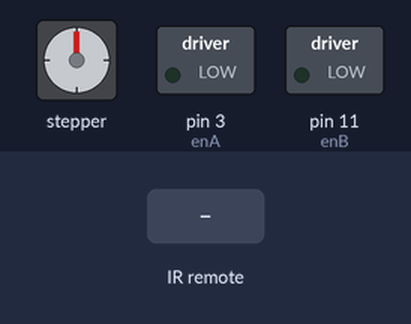
Simulated run of this sketch. Board: Arduino Uno, built with avr-gcc and run on an emulated ATmega328P. Parts: stepper motor, switched loads named in the sketch (green lamp = pin HIGH). The inputs (shaded band) are chosen by the test bench. Stepper angles assume 200 steps per turn.

Above: at 1.2 s.
1.3 s: infrared code 0x8D2A4BAF received
At 1.45 s:
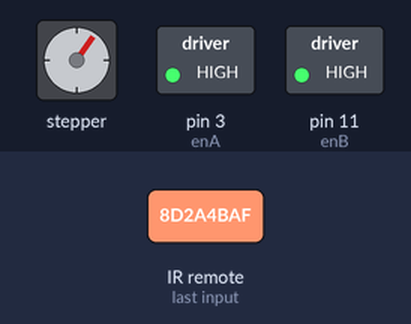
4.3 s: infrared code 0x1C22DE05 received
At 4.47 s:
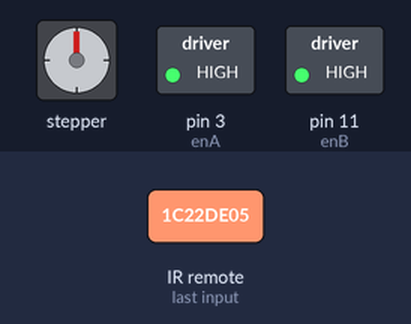
7.3 s: infrared code 0x11B08F7 received
At 7.8 s:
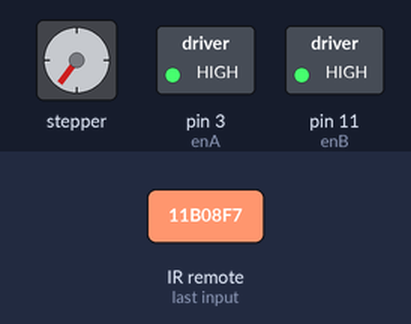
10.3 s: infrared code 0x11B8877 received
At 14.1 s:
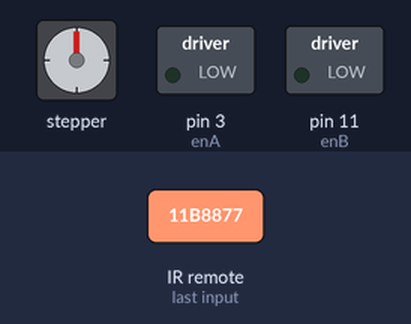
Timing chart, 0 to 14.3 s (numbered marks = the images above; inputs shaded):
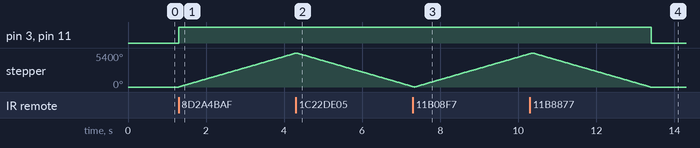

The sketch:

Final_Sketch_for_Turntable.ino
```cpp
//----------Initialize Libraries-------//
#include <IRremote.h>
#include <Stepper.h>

//------------Declare Constants-------//
int RECV_PIN= 2 ; // set pin 2 as the IR receiver pin
int enA  = 3;  // Enable pin 1 on Motor Control Shield
int enB  = 11;  // Enable pin 2 on Motor Control Shield
int dirA = 12;  // Direction pin dirA on Motor Control Shield
int dirB = 13;  // Direction pin dirB on Motor Control Shield
const int stepsPerRevolution = 200;  // Change this to fit the
                                     // number of steps per
                                     // revolution for your
             // motor (https://www.sparkfun.com/products/9238)

//------------Declare Objects--------//

IRrecv irrecv(RECV_PIN); // creates instance of 'irrecv'
decode_results results;  // create instance of 'decode_results'
Stepper myStepper(stepsPerRevolution, dirA, dirB);
                        //creates instance of Stepper Motor


void setup()
{
irrecv.enableIRIn(); // starts the IR receiver
myStepper.setSpeed(300); // set the speed at
        // 40 rpm - 40 seems to be upper limit without
        // 12V power supply, 230-235 with 12 V
pinMode(enA, OUTPUT); //sets up output for Stepper coil A
pinMode(enB, OUTPUT); //sets up output for Stepper coil A
Serial.begin(9600); // not sure what this is here for, but it
                    // lets you hold a button down for repeat
                    // usage without trigger default case.
irrecv.enableIRIn(); //turns on the IR receiver
}

void loop()
{
if (irrecv.decode(&results)) //have we received an IR signal?
  {
    translateIR(); // runs the 'translateIR'
                   // function, which turns the signal
                   // into a HEX string
    irrecv.resume(); // receives the next IR value
  }
} //--------(ends the main loop)---------//

void translateIR() // takes action based on IR received
{
  switch(results.value)
  {

    case 0x8D2A4BAF: //switch 5 output
      digitalWrite (enA, HIGH); // sends power to motor
      digitalWrite (enB, HIGH); // ^
      myStepper.step(stepsPerRevolution*15);
                          //turns motor 5 revs clockwise
      digitalWrite (enA, LOW); // turns motor off
      digitalWrite (enB, LOW); // turns motor off
      delay(1);
      break;

    case 0x1C22DE05: //switch 6 ouput
      digitalWrite (enA, HIGH); // sends power to motor
      digitalWrite (enB, HIGH); // ^
      myStepper.step(-stepsPerRevolution*15);
                          // turns motor 5 revs
                          // counter-clockwise
      digitalWrite (enA, LOW); // turns motor off
      digitalWrite (enB, LOW); // turns motor off
      delay(1);
      break;

    case 0x11B08F7: // '+' button on XB1Rem (XBox One Remote)
      digitalWrite (enA, HIGH); // sends power to motor
      digitalWrite (enB, HIGH); // ^
      myStepper.step(stepsPerRevolution*15);
                          //turns motor 5 revs clockwise
      digitalWrite (enA, LOW); // turns motor off
      digitalWrite (enB, LOW); // turns motor off
      delay(1);
      break;

    case 0x11B8877: // '-' button on XB1Rem
      digitalWrite (enA, HIGH); // sends power to motor
      digitalWrite (enB, HIGH); // ^
      myStepper.step(-stepsPerRevolution*15);
                          //turns motor 5 revs clockwise
      digitalWrite (enA, LOW); // turns motor off
      digitalWrite (enB, LOW); // turns motor off
      delay(1);
      break;

     default:

      break;


  }
  delay(1);
}
```

Measured:
- after the input at 1.3 s, pin 3 (enA), pin 11 (enB): LOW → HIGH at once; stepper: keeps turning clockwise at about 1798°/s, starting at once
- after the input at 4.3 s, pin 3 (enA), pin 11 (enB): stays HIGH (without the input it goes to LOW after 0.02 s)
- after the input at 7.3 s, pin 3 (enA), pin 11 (enB): stays HIGH (without the input it goes to LOW after 0.05 s)
- after the input at 10.3 s, pin 3 (enA), pin 11 (enB): HIGH → LOW after 3.1 s instead of 0.08 s
